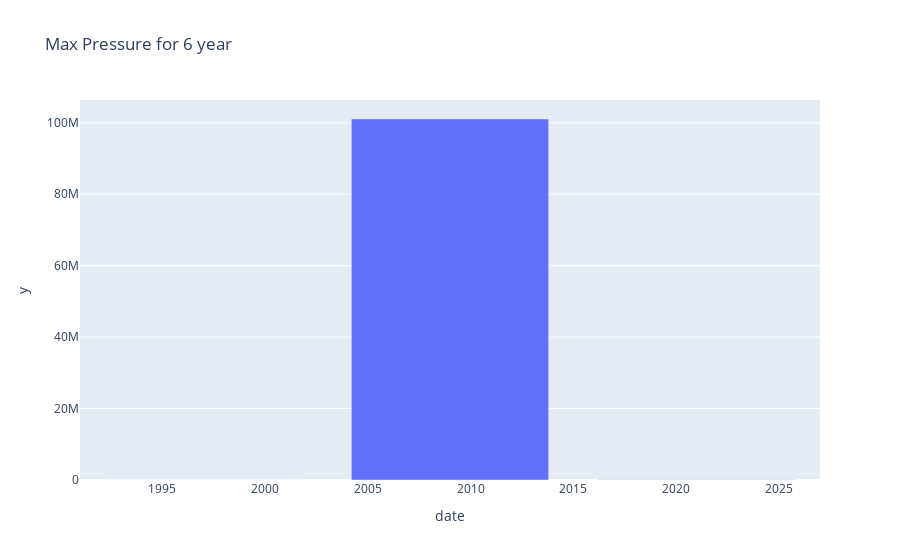

The code cell stored with this chart in its notebook:
### Code cell
result4=df['Pressure'].resample('12YE').max()
px.bar(result4,result4.index,result4.values,title="Max Pressure for 6 year",barmode='relative')

### Figure 1 — Plotly figure (JSON) as saved in the notebook; plotly's stock layout.template omitted (floating-point values rounded to 4 significant figures)
{"data": [{"alignmentgroup": "True", "hovertemplate": "date=%{x}<br>y=%{y}<extra></extra>", "legendgroup": "", "marker": {"color": "#636efa", "pattern": {"shape": ""}}, "name": "", "offsetgroup": "", "orientation": "v", "showlegend": false, "textposition": "auto", "type": "bar", "x": ["1996-12-31T00:00:00", "2008-12-31T00:00:00", "2020-12-31T00:00:00"], "xaxis": "x", "y": [1079, 101061443, 101014], "yaxis": "y"}], "layout": {"barmode": "relative", "legend": {"tracegroupgap": 0}, "title": {"text": "Max Pressure for 6 year"}, "xaxis": {"anchor": "y", "domain": [0, 1], "title": {"text": "date"}}, "yaxis": {"anchor": "x", "domain": [0, 1], "title": {"text": "y"}}}}
